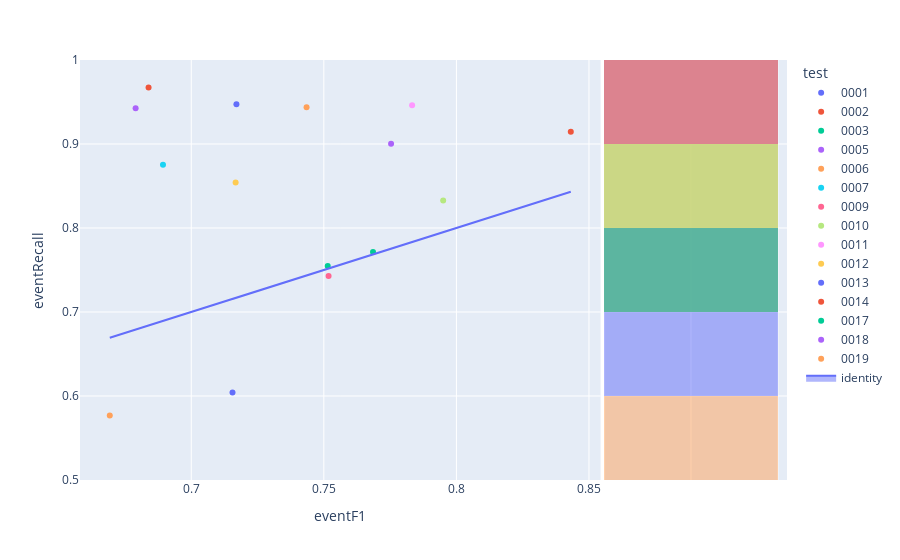

Notebook code for this chart:
### Code cell
fig=px.scatter(experimentModels,x='eventF1',y='eventRecall',color='test',hover_name='modelId', marginal_y="histogram")
fig.add_trace(
    go.Scatter(x=experimentModels['eventF1'], y=experimentModels['eventF1'], name="identity", mode='lines',fill="toself")
)
fig.show()

### Figure 1 — Plotly figure (JSON) as saved in the notebook; plotly's stock layout.template omitted (floating-point values rounded to 4 significant figures)
{"data": [{"hovertemplate": "<b>%{hovertext}</b><br><br>test=0001<br>eventF1=%{x}<br>eventRecall=%{y}<extra></extra>", "hovertext": ["bf748cb3-0db0-4e08-b725-3f4b82679017"], "legendgroup": "0001", "marker": {"color": "#636efa", "symbol": "circle"}, "mode": "markers", "name": "0001", "orientation": "v", "showlegend": true, "type": "scatter", "x": [0.7155], "xaxis": "x", "y": [0.6042], "yaxis": "y"}, {"alignmentgroup": "True", "bingroup": "y", "hovertemplate": "test=0001<br>eventRecall=%{y}<br>count=%{x}<extra></extra>", "legendgroup": "0001", "marker": {"color": "#636efa"}, "name": "0001", "offsetgroup": "0001", "opacity": 0.5, "showlegend": false, "type": "histogram", "xaxis": "x2", "y": [0.6042], "yaxis": "y2"}, {"hovertemplate": "<b>%{hovertext}</b><br><br>test=0002<br>eventF1=%{x}<br>eventRecall=%{y}<extra></extra>", "hovertext": ["57897053-2189-42d0-8c44-90c32b067094"], "legendgroup": "0002", "marker": {"color": "#EF553B", "symbol": "circle"}, "mode": "markers", "name": "0002", "orientation": "v", "showlegend": true, "type": "scatter", "x": [0.8431], "xaxis": "x", "y": [0.9147], "yaxis": "y"}, {"alignmentgroup": "True", "bingroup": "y", "hovertemplate": "test=0002<br>eventRecall=%{y}<br>count=%{x}<extra></extra>", "legendgroup": "0002", "marker": {"color": "#EF553B"}, "name": "0002", "offsetgroup": "0002", "opacity": 0.5, "showlegend": false, "type": "histogram", "xaxis": "x2", "y": [0.9147], "yaxis": "y2"}, {"hovertemplate": "<b>%{hovertext}</b><br><br>test=0003<br>eventF1=%{x}<br>eventRecall=%{y}<extra></extra>", "hovertext": ["d9715543-4141-4773-83d3-da2830e98685"], "legendgroup": "0003", "marker": {"color": "#00cc96", "symbol": "circle"}, "mode": "markers", "name": "0003", "orientation": "v", "showlegend": true, "type": "scatter", "x": [0.7515], "xaxis": "x", "y": [0.7546], "yaxis": "y"}, {"alignmentgroup": "True", "bingroup": "y", "hovertemplate": "test=0003<br>eventRecall=%{y}<br>count=%{x}<extra></extra>", "legendgroup": "0003", "marker": {"color": "#00cc96"}, "name": "0003", "offsetgroup": "0003", "opacity": 0.5, "showlegend": false, "type": "histogram", "xaxis": "x2", "y": [0.7546], "yaxis": "y2"}, {"hovertemplate": "<b>%{hovertext}</b><br><br>test=0005<br>eventF1=%{x}<br>eventRecall=%{y}<extra></extra>", "hovertext": ["dadf35ae-1f3a-43da-8303-5fff33a435c4"], "legendgroup": "0005", "marker": {"color": "#ab63fa", "symbol": "circle"}, "mode": "markers", "name": "0005", "orientation": "v", "showlegend": true, "type": "scatter", "x": [0.679], "xaxis": "x", "y": [0.9425], "yaxis": "y"}, {"alignmentgroup": "True", "bingroup": "y", "hovertemplate": "test=0005<br>eventRecall=%{y}<br>count=%{x}<extra></extra>", "legendgroup": "0005", "marker": {"color": "#ab63fa"}, "name": "0005", "offsetgroup": "0005", "opacity": 0.5, "showlegend": false, "type": "histogram", "xaxis": "x2", "y": [0.9425], "yaxis": "y2"}, {"hovertemplate": "<b>%{hovertext}</b><br><br>test=0006<br>eventF1=%{x}<br>eventRecall=%{y}<extra></extra>", "hovertext": ["255a0333-5bc4-45dc-aee7-89f4718866a7"], "legendgroup": "0006", "marker": {"color": "#FFA15A", "symbol": "circle"}, "mode": "markers", "name": "0006", "orientation": "v", "showlegend": true, "type": "scatter", "x": [0.6693], "xaxis": "x", "y": [0.5766], "yaxis": "y"}, {"alignmentgroup": "True", "bingroup": "y", "hovertemplate": "test=0006<br>eventRecall=%{y}<br>count=%{x}<extra></extra>", "legendgroup": "0006", "marker": {"color": "#FFA15A"}, "name": "0006", "offsetgroup": "0006", "opacity": 0.5, "showlegend": false, "type": "histogram", "xaxis": "x2", "y": [0.5766], "yaxis": "y2"}, {"hovertemplate": "<b>%{hovertext}</b><br><br>test=0007<br>eventF1=%{x}<br>eventRecall=%{y}<extra></extra>", "hovertext": ["a636bcf2-756a-4080-bb6e-a1f4cd400f46"], "legendgroup": "0007", "marker": {"color": "#19d3f3", "symbol": "circle"}, "mode": "markers", "name": "0007", "orientation": "v", "showlegend": true, "type": "scatter", "x": [0.6893], "xaxis": "x", "y": [0.8754], "yaxis": "y"}, {"alignmentgroup": "True", "bingroup": "y", "hovertemplate": "test=0007<br>eventRecall=%{y}<br>count=%{x}<extra></extra>", "legendgroup": "0007", "marker": {"color": "#19d3f3"}, "name": "0007", "offsetgroup": "0007", "opacity": 0.5, "showlegend": false, "type": "histogram", "xaxis": "x2", "y": [0.8754], "yaxis": "y2"}, {"hovertemplate": "<b>%{hovertext}</b><br><br>test=0009<br>eventF1=%{x}<br>eventRecall=%{y}<extra></extra>", "hovertext": ["5a2de0ee-a55e-4039-aef4-ee73020fbd45"], "legendgroup": "0009", "marker": {"color": "#FF6692", "symbol": "circle"}, "mode": "markers", "name": "0009", "orientation": "v", "showlegend": true, "type": "scatter", "x": [0.7518], "xaxis": "x", "y": [0.743], "yaxis": "y"}, {"alignmentgroup": "True", "bingroup": "y", "hovertemplate": "test=0009<br>eventRecall=%{y}<br>count=%{x}<extra></extra>", "legendgroup": "0009", "marker": {"color": "#FF6692"}, "name": "0009", "offsetgroup": "0009", "opacity": 0.5, "showlegend": false, "type": "histogram", "xaxis": "x2", "y": [0.743], "yaxis": "y2"}, {"hovertemplate": "<b>%{hovertext}</b><br><br>test=0010<br>eventF1=%{x}<br>eventRecall=%{y}<extra></extra>", "hovertext": ["68afbb00-3c69-45a0-96fb-c8bb1f3682c7"], "legendgroup": "0010", "marker": {"color": "#B6E880", "symbol": "circle"}, "mode": "markers", "name": "0010", "orientation": "v", "showlegend": true, "type": "scatter", "x": [0.795], "xaxis": "x", "y": [0.8327], "yaxis": "y"}, {"alignmentgroup": "True", "bingroup": "y", "hovertemplate": "test=0010<br>eventRecall=%{y}<br>count=%{x}<extra></extra>", "legendgroup": "0010", "marker": {"color": "#B6E880"}, "name": "0010", "offsetgroup": "0010", "opacity": 0.5, "showlegend": false, "type": "histogram", "xaxis": "x2", "y": [0.8327], "yaxis": "y2"}, {"hovertemplate": "<b>%{hovertext}</b><br><br>test=0011<br>eventF1=%{x}<br>eventRecall=%{y}<extra></extra>", "hovertext": ["97cd3944-413e-48a8-a112-61ad4a62d585"], "legendgroup": "0011", "marker": {"color": "#FF97FF", "symbol": "circle"}, "mode": "markers", "name": "0011", "orientation": "v", "showlegend": true, "type": "scatter", "x": [0.7833], "xaxis": "x", "y": [0.9463], "yaxis": "y"}, {"alignmentgroup": "True", "bingroup": "y", "hovertemplate": "test=0011<br>eventRecall=%{y}<br>count=%{x}<extra></extra>", "legendgroup": "0011", "marker": {"color": "#FF97FF"}, "name": "0011", "offsetgroup": "0011", "opacity": 0.5, "showlegend": false, "type": "histogram", "xaxis": "x2", "y": [0.9463], "yaxis": "y2"}, {"hovertemplate": "<b>%{hovertext}</b><br><br>test=0012<br>eventF1=%{x}<br>eventRecall=%{y}<extra></extra>", "hovertext": ["b38c4b53-8f69-4715-8715-2e45fa1bf3c3"], "legendgroup": "0012", "marker": {"color": "#FECB52", "symbol": "circle"}, "mode": "markers", "name": "0012", "orientation": "v", "showlegend": true, "type": "scatter", "x": [0.7167], "xaxis": "x", "y": [0.8541], "yaxis": "y"}, {"alignmentgroup": "True", "bingroup": "y", "hovertemplate": "test=0012<br>eventRecall=%{y}<br>count=%{x}<extra></extra>", "legendgroup": "0012", "marker": {"color": "#FECB52"}, "name": "0012", "offsetgroup": "0012", "opacity": 0.5, "showlegend": false, "type": "histogram", "xaxis": "x2", "y": [0.8541], "yaxis": "y2"}, {"hovertemplate": "<b>%{hovertext}</b><br><br>test=0013<br>eventF1=%{x}<br>eventRecall=%{y}<extra></extra>", "hovertext": ["b7970d34-50d5-4c03-ae58-a9eac2936305"], "legendgroup": "0013", "marker": {"color": "#636efa", "symbol": "circle"}, "mode": "markers", "name": "0013", "orientation": "v", "showlegend": true, "type": "scatter", "x": [0.717], "xaxis": "x", "y": [0.9474], "yaxis": "y"}, {"alignmentgroup": "True", "bingroup": "y", "hovertemplate": "test=0013<br>eventRecall=%{y}<br>count=%{x}<extra></extra>", "legendgroup": "0013", "marker": {"color": "#636efa"}, "name": "0013", "offsetgroup": "0013", "opacity": 0.5, "showlegend": false, "type": "histogram", "xaxis": "x2", "y": [0.9474], "yaxis": "y2"}, {"hovertemplate": "<b>%{hovertext}</b><br><br>test=0014<br>eventF1=%{x}<br>eventRecall=%{y}<extra></extra>", "hovertext": ["24ae87c7-0321-4379-be41-54e39eebff8f"], "legendgroup": "0014", "marker": {"color": "#EF553B", "symbol": "circle"}, "mode": "markers", "name": "0014", "orientation": "v", "showlegend": true, "type": "scatter", "x": [0.6839], "xaxis": "x", "y": [0.9671], "yaxis": "y"}, {"alignmentgroup": "True", "bingroup": "y", "hovertemplate": "test=0014<br>eventRecall=%{y}<br>count=%{x}<extra></extra>", "legendgroup": "0014", "marker": {"color": "#EF553B"}, "name": "0014", "offsetgroup": "0014", "opacity": 0.5, "showlegend": false, "type": "histogram", "xaxis": "x2", "y": [0.9671], "yaxis": "y2"}, {"hovertemplate": "<b>%{hovertext}</b><br><br>test=0017<br>eventF1=%{x}<br>eventRecall=%{y}<extra></extra>", "hovertext": ["549b83e9-f9d6-40a9-8a7a-0d4ca9756e77"], "legendgroup": "0017", "marker": {"color": "#00cc96", "symbol": "circle"}, "mode": "markers", "name": "0017", "orientation": "v", "showlegend": true, "type": "scatter", "x": [0.7685], "xaxis": "x", "y": [0.7716], "yaxis": "y"}, {"alignmentgroup": "True", "bingroup": "y", "hovertemplate": "test=0017<br>eventRecall=%{y}<br>count=%{x}<extra></extra>", "legendgroup": "0017", "marker": {"color": "#00cc96"}, "name": "0017", "offsetgroup": "0017", "opacity": 0.5, "showlegend": false, "type": "histogram", "xaxis": "x2", "y": [0.7716], "yaxis": "y2"}, {"hovertemplate": "<b>%{hovertext}</b><br><br>test=0018<br>eventF1=%{x}<br>eventRecall=%{y}<extra></extra>", "hovertext": ["af4945ef-f9e1-4139-8276-6a1afa9a84bd"], "legendgroup": "0018", "marker": {"color": "#ab63fa", "symbol": "circle"}, "mode": "markers", "name": "0018", "orientation": "v", "showlegend": true, "type": "scatter", "x": [0.7754], "xaxis": "x", "y": [0.9002], "yaxis": "y"}, {"alignmentgroup": "True", "bingroup": "y", "hovertemplate": "test=0018<br>eventRecall=%{y}<br>count=%{x}<extra></extra>", "legendgroup": "0018", "marker": {"color": "#ab63fa"}, "name": "0018", "offsetgroup": "0018", "opacity": 0.5, "showlegend": false, "type": "histogram", "xaxis": "x2", "y": [0.9002], "yaxis": "y2"}, {"hovertemplate": "<b>%{hovertext}</b><br><br>test=0019<br>eventF1=%{x}<br>eventRecall=%{y}<extra></extra>", "hovertext": ["877ff07d-f2c9-476a-b02b-31ee609f9141"], "legendgroup": "0019", "marker": {"color": "#FFA15A", "symbol": "circle"}, "mode": "markers", "name": "0019", "orientation": "v", "showlegend": true, "type": "scatter", "x": [0.7435], "xaxis": "x", "y": [0.9438], "yaxis": "y"}, {"alignmentgroup": "True", "bingroup": "y", "hovertemplate": "test=0019<br>eventRecall=%{y}<br>count=%{x}<extra></extra>", "legendgroup": "0019", "marker": {"color": "#FFA15A"}, "name": "0019", "offsetgroup": "0019", "opacity": 0.5, "showlegend": false, "type": "histogram", "xaxis": "x2", "y": [0.9438], "yaxis": "y2"}, {"fill": "toself", "mode": "lines", "name": "identity", "type": "scatter", "x": [0.7155, 0.8431, 0.7515, 0.679, 0.6693, 0.6893, 0.7518, 0.795, 0.7833, 0.7167, 0.717, 0.6839, 0.7685, 0.7754, 0.7435], "y": [0.7155, 0.8431, 0.7515, 0.679, 0.6693, 0.6893, 0.7518, 0.795, 0.7833, 0.7167, 0.717, 0.6839, 0.7685, 0.7754, 0.7435]}], "layout": {"barmode": "overlay", "legend": {"title": {"text": "test"}, "tracegroupgap": 0}, "margin": {"t": 60}, "xaxis": {"anchor": "y", "domain": [0, 0.7363], "title": {"text": "eventF1"}}, "xaxis2": {"anchor": "y2", "domain": [0.7413, 1], "matches": "x2", "showgrid": true, "showline": false, "showticklabels": false, "ticks": ""}, "yaxis": {"anchor": "x", "domain": [0, 1], "title": {"text": "eventRecall"}}, "yaxis2": {"anchor": "x2", "domain": [0, 1], "matches": "y", "showgrid": true, "showticklabels": false}}}
